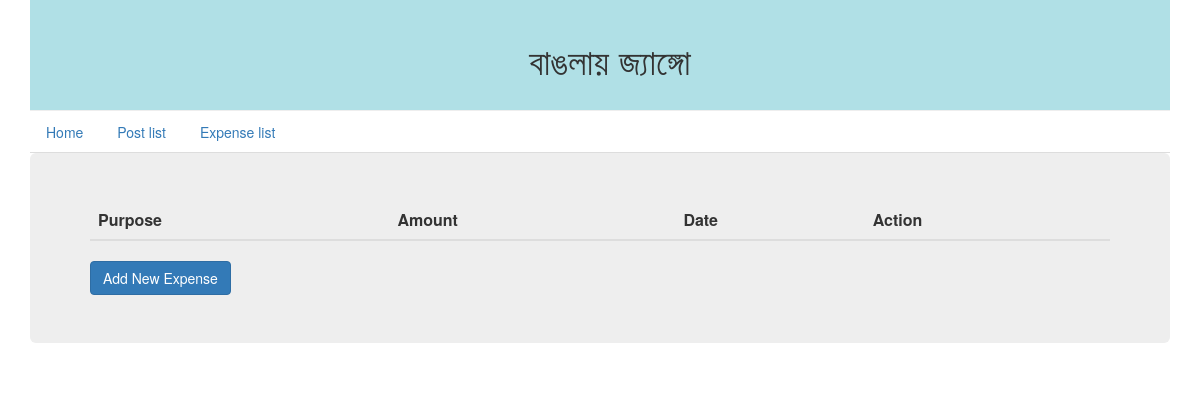
The app's page /cost/list/, older data.
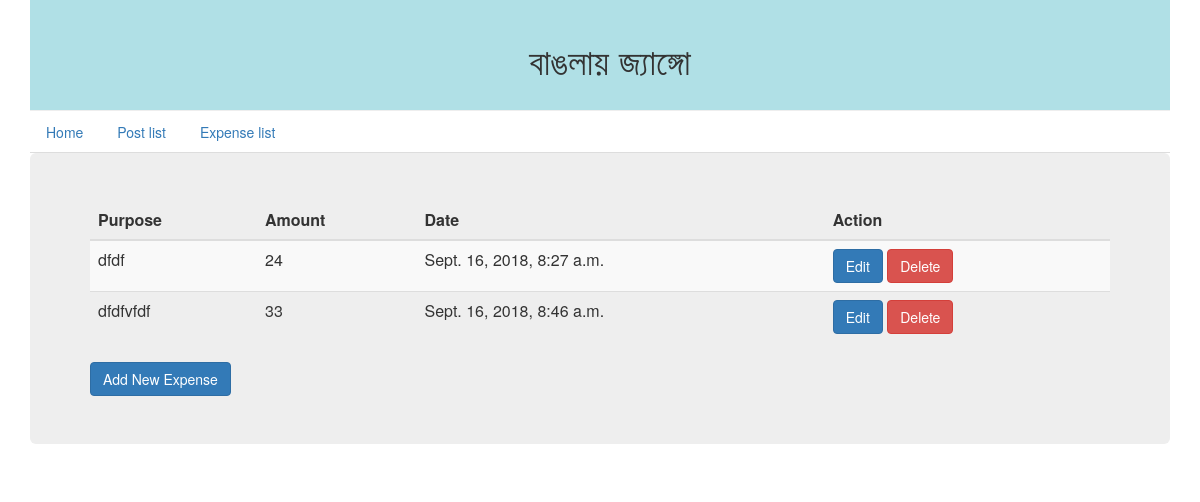
The same page, newer data.
### cost_management/models.py (models this page shows, shortened)
class Expense(models.Model):
    amount = models.IntegerField()
    purpose = models.CharField(max_length=250)
    date = models.DateTimeField(auto_now_add=True)

### cost_management/views.py (the view)
# urls.py: path('list/', views.my_expense, name='cost-list'),
def my_expense(request):
    expenses = Expense.objects.all()
    context = {'expenses': expenses}
    return render(request, 'cost/expense.html', context)

### templates/cost/expense.html
{% extends 'base.html' %}
{% block content %}
<table class="table  table-striped">
<thead>
<tr>
    <th>Purpose</th>
    <th>Amount</th>
    <th>Date</th>
    <th>Action</th>
</tr>
</thead>
<tbody>
{% for expense in expenses %}
<tr>
    <td>{{ expense.purpose }}</td>
    <td>{{ expense.amount }}</td>
    <td>{{ expense.date }}</td>
    <td>
        <a class="btn btn-primary" href="{% url 'edit-expense' expense.id %}">Edit</a>
        <a class="btn btn-danger" href="{% url 'delete-expense' expense.id %}">Delete</a>
    </td>
</tr>
{% endfor %}
</tbody>
</table>
<a class="btn btn-primary" href=" {% url 'add-expense' %}">Add New Expense</a>
{% endblock %}

Row changes from the older to the newer data that the page shows:
added Expense: purpose "dfdf", amount "24", date "Sept. 16, 2018, 8:27 a.m."
added Expense: purpose "dfdfvfdf", amount "33", date "Sept. 16, 2018, 8:46 a.m."
